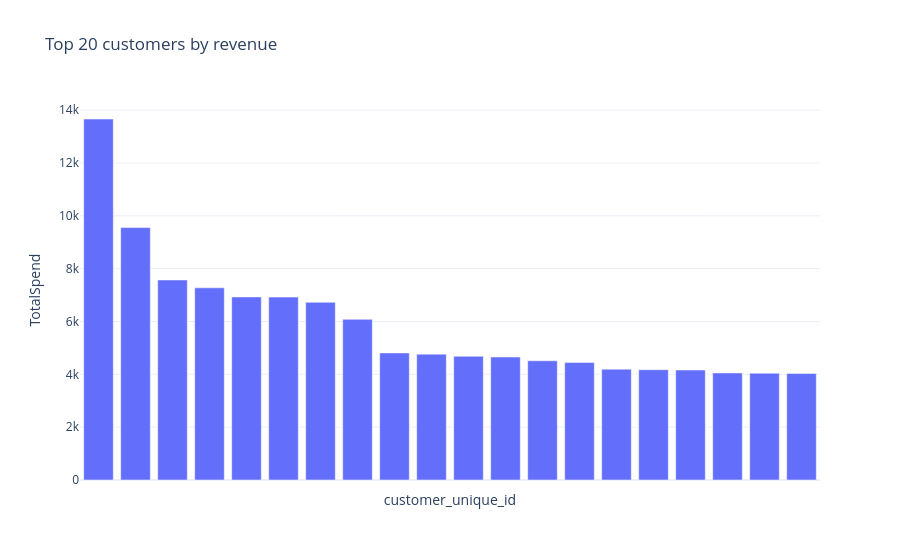

The notebook cell saved with this chart:
### Code cell
# top 20 customers 
top20 = customer_spend.head(20)
fig = px.bar(
    top20,
    x="customer_unique_id",
    y="TotalSpend",
    title = "Top 20 customers by revenue",
    template="plotly_white"
)
fig.update_xaxes(showticklabels=False)
fig.show()

### Figure 1 — Plotly figure (JSON) as saved in the notebook; plotly's stock layout.template omitted (floating-point values rounded to 4 significant figures)
{"data": [{"hovertemplate": "customer_unique_id=%{x}<br>TotalSpend=%{y}<extra></extra>", "legendgroup": "", "marker": {"color": "#636efa", "pattern": {"shape": ""}}, "name": "", "orientation": "v", "showlegend": false, "textposition": "auto", "type": "bar", "x": ["0a0a92112bd4c708ca5fde585afaa872", "46450c74a0d8c5ca9395da1daac6c120", "da122df9eeddfedc1dc1f5349a1a690c", "763c8b1c9c68a0229c42c9fc6f662b93", "dc4802a71eae9be1dd28f5d788ceb526", "459bef486812aa25204be022145caa62", "ff4159b92c40ebe40454e3e6a7c35ed6", "4007669dec559734d6f53e029e360987", "5d0a2980b292d049061542014e8960bf", "eebb5dda148d3893cdaf5b5ca3040ccb", "48e1ac109decbb87765a3eade6854098", "c8460e4251689ba205045f3ea17884a1", "edde2314c6c30e864a128ac95d6b2112", "a229eba70ec1c2abef51f04987deb7a5", "edf81e1f3070b9dac83ec83dacdbb9bc", "fa562ef24d41361e476e748681810e1e", "ca27f3dac28fb1063faddd424c9d95fa", "055ec572ac7f3c7bdd04a183830ebe59", "5e713be0853d8986528d7869a0811d2b", "58483a1c055dfb600f57c5b867174542"], "xaxis": "x", "y": [13660.0, 9553.0, 7572.0, 7275.0, 6929.0, 6922.0, 6727.0, 6082.0, 4809.0, 4764.0, 4682.0, 4656.0, 4513.0, 4446.0, 4195.0, 4175.0, 4164.0, 4053.0, 4043.0, 4034.0], "yaxis": "y"}], "layout": {"barmode": "relative", "legend": {"tracegroupgap": 0}, "title": {"text": "Top 20 customers by revenue"}, "xaxis": {"anchor": "y", "domain": [0, 1], "showticklabels": false, "title": {"text": "customer_unique_id"}}, "yaxis": {"anchor": "x", "domain": [0, 1], "title": {"text": "TotalSpend"}}}}
